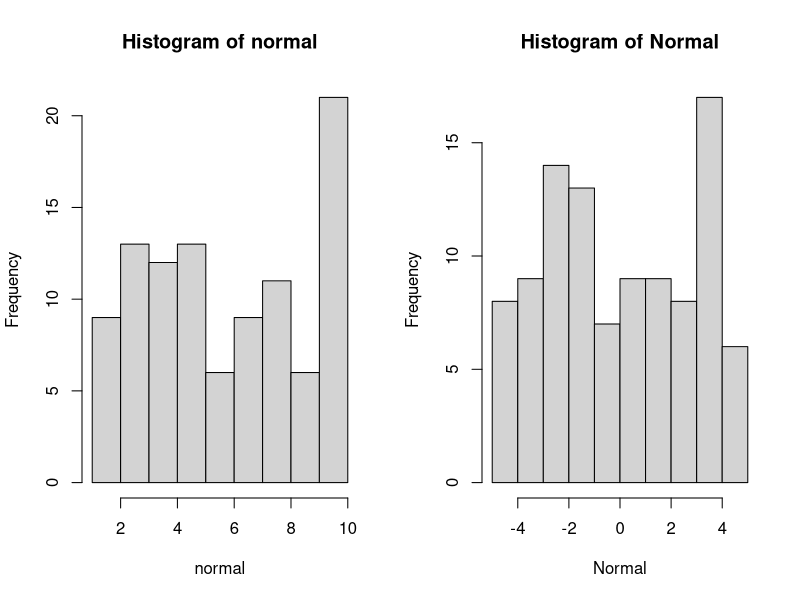

This chart was generated by the following R code:
################# Atividade - Calculando ##############

#Rodar 100 números aleatórios de 1 a 10
normal <- runif(100, 1, 10)
normal

#Tentar normalizar pela média
Normal <- normal - mean(normal)
Normal

#gráfico comparando os dois
par(mfrow=c(1,2))
hist(normal)
hist(Normal)
